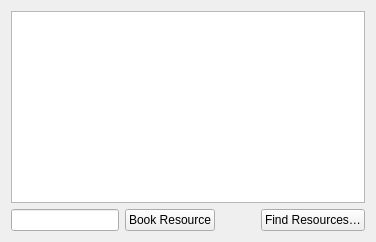
       <widget class="QWidget" name="mResourceTab">
        <attribute name="title">
         <string>Resources</string>
        </attribute>
        <layout class="QGridLayout" name="gridLayout_5">
         <item row="0" column="0">
          <widget class="QTableView" name="mResourcesTable">
           <property name="editTriggers">
            <set>QAbstractItemView::AllEditTriggers</set>
           </property>
           <property name="showGrid">
            <bool>true</bool>
           </property>
           <property name="gridStyle">
            <enum>Qt::SolidLine</enum>
           </property>
           <property name="wordWrap">
            <bool>false</bool>
           </property>
           <attribute name="horizontalHeaderHighlightSections">
            <bool>false</bool>
           </attribute>
           <attribute name="verticalHeaderVisible">
            <bool>false</bool>
           </attribute>
          </widget>
         </item>
         <item row="1" column="0">
          <layout class="QHBoxLayout" name="horizontalLayout_11">
           <item>
            <widget class="KLineEdit" name="mNewResource">
             <property name="trapEnterKeyEvent" stdset="0">
              <bool>true</bool>
             </property>
             <property name="showClearButton" stdset="0">
              <bool>true</bool>
             </property>
            </widget>
           </item>
           <item>
            <widget class="QPushButton" name="mBookResourceButton">
             <property name="text">
              <string>Book Resource</string>
             </property>
             <property name="autoDefault">
              <bool>false</bool>
             </property>
             <property name="default">
              <bool>false</bool>
             </property>
            </widget>
           </item>
           <item>
            <spacer name="horizontalSpacer_14">
             <property name="orientation">
              <enum>Qt::Horizontal</enum>
             </property>
             <property name="sizeType">
              <enum>QSizePolicy::Preferred</enum>
             </property>
             <property name="sizeHint" stdset="0">
              <size>
               <width>40</width>
               <height>0</height>
              </size>
             </property>
            </spacer>
           </item>
           <item>
            <widget class="QPushButton" name="mFindResourcesButton">
             <property name="text">
              <string>Find Resources…</string>
             </property>
             <property name="icon">
		     <iconset theme="search"/>
               
             </property>
            </widget>
           </item>
          </layout>
         </item>
        </layout>
       </widget>
